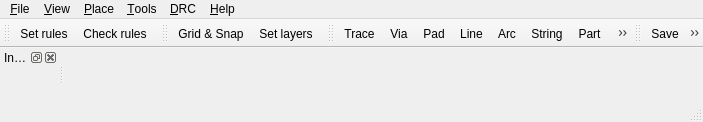
<?xml version="1.0" encoding="UTF-8"?>
<ui version="4.0">
 <class>PCBForm</class>
 <widget class="QMainWindow" name="PCBForm">
  <property name="geometry">
   <rect>
    <x>0</x>
    <y>0</y>
    <width>703</width>
    <height>122</height>
   </rect>
  </property>
  <property name="windowTitle">
   <string>XEDA Layouter - Project [nhacanhcahhh]</string>
  </property>
  <property name="windowIcon">
   <iconset resource="xeda.qrc">
    <normaloff>:/base/xeda.ico</normaloff>:/base/xeda.ico</iconset>
  </property>
  <property name="dockOptions">
   <set>QMainWindow::AllowNestedDocks|QMainWindow::AllowTabbedDocks|QMainWindow::AnimatedDocks</set>
  </property>
  <widget class="QWidget" name="centralwidget">
   <layout class="QHBoxLayout" name="horizontalLayout">
    <property name="spacing">
     <number>2</number>
    </property>
    <property name="margin">
     <number>0</number>
    </property>
    <item>
     <widget class="LayerSelector" name="wdg_layers" native="true">
      <property name="sizePolicy">
       <sizepolicy hsizetype="Fixed" vsizetype="Expanding">
        <horstretch>0</horstretch>
        <verstretch>0</verstretch>
       </sizepolicy>
      </property>
      <property name="minimumSize">
       <size>
        <width>50</width>
        <height>0</height>
       </size>
      </property>
     </widget>
    </item>
    <item>
     <widget class="XedaViewer" name="view_pcb" native="true">
      <property name="sizePolicy">
       <sizepolicy hsizetype="Expanding" vsizetype="Expanding">
        <horstretch>0</horstretch>
        <verstretch>0</verstretch>
       </sizepolicy>
      </property>
     </widget>
    </item>
   </layout>
  </widget>
  <widget class="QMenuBar" name="menubar">
   <property name="geometry">
    <rect>
     <x>0</x>
     <y>0</y>
     <width>703</width>
     <height>21</height>
    </rect>
   </property>
   <widget class="QMenu" name="menuPlace">
    <property name="title">
     <string>&amp;Place</string>
    </property>
    <addaction name="action_Trace"/>
    <addaction name="action_Via"/>
    <addaction name="action_Pad"/>
    <addaction name="action_Line"/>
    <addaction name="action_Arc"/>
    <addaction name="actionAr_ea"/>
    <addaction name="action_String"/>
    <addaction name="action_Part"/>
   </widget>
   <widget class="QMenu" name="menu_Tools">
    <property name="title">
     <string>&amp;Tools</string>
    </property>
    <addaction name="action_Ruler"/>
    <addaction name="actionBoard_information"/>
    <addaction name="separator"/>
    <addaction name="action_Grid_Snap"/>
    <addaction name="separator"/>
    <addaction name="action_Set_layers"/>
    <addaction name="separator"/>
    <addaction name="actionSet_Libraries"/>
   </widget>
   <widget class="QMenu" name="menu_DRC">
    <property name="title">
     <string>&amp;DRC</string>
    </property>
    <addaction name="action_Set_rules"/>
    <addaction name="action_Check_rules"/>
   </widget>
   <widget class="QMenu" name="menu_File">
    <property name="title">
     <string>&amp;File</string>
    </property>
    <addaction name="action_Save"/>
    <addaction name="separator"/>
    <addaction name="action_Print"/>
    <addaction name="separator"/>
    <addaction name="actionGerber"/>
    <addaction name="separator"/>
    <addaction name="action_Export"/>
    <addaction name="action_Inport"/>
    <addaction name="separator"/>
    <addaction name="actionClose"/>
   </widget>
   <widget class="QMenu" name="menuHelp">
    <property name="title">
     <string>&amp;Help</string>
    </property>
    <addaction name="action_Content"/>
    <addaction name="separator"/>
    <addaction name="action_About"/>
   </widget>
   <widget class="QMenu" name="menu_View">
    <property name="title">
     <string>&amp;View</string>
    </property>
    <addaction name="action_Inspector"/>
    <addaction name="action_Layers"/>
    <addaction name="separator"/>
    <addaction name="actionZoom_Iin"/>
    <addaction name="actionZoo_m_Out"/>
    <addaction name="actionZoom_Fit"/>
    <addaction name="separator"/>
    <addaction name="actionSet_Origin"/>
    <addaction name="action_Reset_Origin"/>
   </widget>
   <addaction name="menu_File"/>
   <addaction name="menu_View"/>
   <addaction name="menuPlace"/>
   <addaction name="menu_Tools"/>
   <addaction name="menu_DRC"/>
   <addaction name="menuHelp"/>
  </widget>
  <widget class="QStatusBar" name="status"/>
  <widget class="QDockWidget" name="dockWidget">
   <property name="windowTitle">
    <string>Inspector</string>
   </property>
   <attribute name="dockWidgetArea">
    <number>1</number>
   </attribute>
   <widget class="QWidget" name="dockWidgetContents"/>
  </widget>
  <widget class="QToolBar" name="toolBar">
   <property name="windowTitle">
    <string>toolBar</string>
   </property>
   <attribute name="toolBarArea">
    <enum>TopToolBarArea</enum>
   </attribute>
   <attribute name="toolBarBreak">
    <bool>false</bool>
   </attribute>
   <addaction name="action_Set_rules"/>
   <addaction name="action_Check_rules"/>
  </widget>
  <widget class="QToolBar" name="toolBar_2">
   <property name="windowTitle">
    <string>toolBar_2</string>
   </property>
   <attribute name="toolBarArea">
    <enum>TopToolBarArea</enum>
   </attribute>
   <attribute name="toolBarBreak">
    <bool>false</bool>
   </attribute>
   <addaction name="action_Grid_Snap"/>
   <addaction name="action_Set_layers"/>
  </widget>
  <widget class="QToolBar" name="toolBar_3">
   <property name="windowTitle">
    <string>toolBar_3</string>
   </property>
   <attribute name="toolBarArea">
    <enum>TopToolBarArea</enum>
   </attribute>
   <attribute name="toolBarBreak">
    <bool>false</bool>
   </attribute>
   <addaction name="action_Trace"/>
   <addaction name="action_Via"/>
   <addaction name="action_Pad"/>
   <addaction name="action_Line"/>
   <addaction name="action_Arc"/>
   <addaction name="action_String"/>
   <addaction name="action_Part"/>
   <addaction name="actionAr_ea"/>
  </widget>
  <widget class="QToolBar" name="toolBar_4">
   <property name="windowTitle">
    <string>toolBar_4</string>
   </property>
   <attribute name="toolBarArea">
    <enum>TopToolBarArea</enum>
   </attribute>
   <attribute name="toolBarBreak">
    <bool>false</bool>
   </attribute>
   <addaction name="action_Save"/>
   <addaction name="action_Print"/>
   <addaction name="actionGerber"/>
  </widget>
  <action name="action_Via">
   <property name="text">
    <string>&amp;Via</string>
   </property>
   <property name="toolTip">
    <string>Insert a Via</string>
   </property>
  </action>
  <action name="action_Trace">
   <property name="text">
    <string>&amp;Trace</string>
   </property>
   <property name="toolTip">
    <string>Insert a Trace</string>
   </property>
  </action>
  <action name="action_Pad">
   <property name="text">
    <string>&amp;Pad</string>
   </property>
   <property name="toolTip">
    <string>Insert a Pad</string>
   </property>
  </action>
  <action name="action_Line">
   <property name="text">
    <string>&amp;Line</string>
   </property>
   <property name="toolTip">
    <string>Insert a Line</string>
   </property>
  </action>
  <action name="action_Ruler">
   <property name="text">
    <string>&amp;Ruler</string>
   </property>
  </action>
  <action name="action_Set_rules">
   <property name="text">
    <string>&amp;Set rules</string>
   </property>
  </action>
  <action name="action_Check_rules">
   <property name="text">
    <string>&amp;Check rules</string>
   </property>
  </action>
  <action name="action_Save">
   <property name="text">
    <string>&amp;Save</string>
   </property>
  </action>
  <action name="action_Print">
   <property name="text">
    <string>&amp;Print</string>
   </property>
  </action>
  <action name="action_Export">
   <property name="enabled">
    <bool>false</bool>
   </property>
   <property name="text">
    <string>&amp;Export</string>
   </property>
  </action>
  <action name="action_Inport">
   <property name="enabled">
    <bool>false</bool>
   </property>
   <property name="text">
    <string>&amp;Import</string>
   </property>
  </action>
  <action name="actionGerber">
   <property name="text">
    <string>&amp;Gerber</string>
   </property>
   <property name="toolTip">
    <string>Generate Gerber files</string>
   </property>
  </action>
  <action name="actionClose">
   <property name="text">
    <string>Cl&amp;ose</string>
   </property>
  </action>
  <action name="actionBoard_information">
   <property name="text">
    <string>&amp;Board information</string>
   </property>
  </action>
  <action name="action_Grid_Snap">
   <property name="text">
    <string>&amp;Grid &amp;&amp; Snap</string>
   </property>
   <property name="toolTip">
    <string>Adjust Grid and Snap</string>
   </property>
  </action>
  <action name="action_Set_layers">
   <property name="text">
    <string>&amp;Set layers</string>
   </property>
  </action>
  <action name="action_String">
   <property name="text">
    <string>&amp;String</string>
   </property>
   <property name="toolTip">
    <string>Insert a String</string>
   </property>
  </action>
  <action name="action_Part">
   <property name="text">
    <string>P&amp;art</string>
   </property>
   <property name="toolTip">
    <string>Insert a Part footprint</string>
   </property>
  </action>
  <action name="action_Content">
   <property name="text">
    <string>&amp;Content...</string>
   </property>
  </action>
  <action name="action_About">
   <property name="text">
    <string>&amp;About...</string>
   </property>
  </action>
  <action name="action_Inspector">
   <property name="text">
    <string>&amp;Inspector</string>
   </property>
   <property name="toolTip">
    <string>Show Inspector window</string>
   </property>
  </action>
  <action name="action_Layers">
   <property name="checkable">
    <bool>true</bool>
   </property>
   <property name="text">
    <string>&amp;Layers</string>
   </property>
   <property name="toolTip">
    <string>Show Layers widget</string>
   </property>
  </action>
  <action name="actionSet_Libraries">
   <property name="text">
    <string>Set &amp;Libraries</string>
   </property>
  </action>
  <action name="action_Arc">
   <property name="text">
    <string>&amp;Arc</string>
   </property>
  </action>
  <action name="actionAr_ea">
   <property name="text">
    <string>Ar&amp;ea</string>
   </property>
  </action>
  <action name="actionZoom_Iin">
   <property name="text">
    <string>Zoom I&amp;n</string>
   </property>
  </action>
  <action name="actionZoo_m_Out">
   <property name="text">
    <string>Zoo&amp;m Out</string>
   </property>
  </action>
  <action name="actionZoom_Fit">
   <property name="text">
    <string>Zoom &amp;Fit</string>
   </property>
  </action>
  <action name="actionSet_Origin">
   <property name="text">
    <string>Set &amp;Origin</string>
   </property>
  </action>
  <action name="action_Reset_Origin">
   <property name="text">
    <string>&amp;Reset Origin</string>
   </property>
  </action>
 </widget>
 <customwidgets>
  <customwidget>
   <class>XedaViewer</class>
   <extends>QWidget</extends>
   <header location="global">xedaviewer</header>
   <container>1</container>
  </customwidget>
  <customwidget>
   <class>LayerSelector</class>
   <extends>QWidget</extends>
   <header>layerselector</header>
   <container>1</container>
  </customwidget>
 </customwidgets>
 <resources>
  <include location="xeda.qrc"/>
 </resources>
 <connections/>
</ui>
